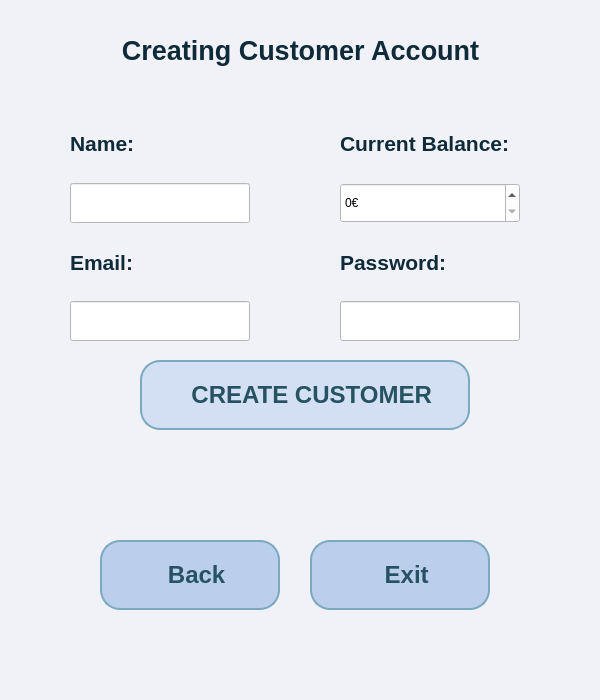
<?xml version="1.0" encoding="UTF-8"?>
<ui version="4.0">
 <class>admin_CScreate_window</class>
 <widget class="QMainWindow" name="admin_CScreate_window">
  <property name="geometry">
   <rect>
    <x>0</x>
    <y>0</y>
    <width>600</width>
    <height>700</height>
   </rect>
  </property>
  <property name="windowTitle">
   <string>Admin Window</string>
  </property>
  <property name="styleSheet">
   <string notr="true">background-color: rgb(241, 242, 248);</string>
  </property>
  <widget class="QWidget" name="centralwidget">
   <widget class="QLabel" name="admincswdw_lbl_heading">
    <property name="geometry">
     <rect>
      <x>20</x>
      <y>20</y>
      <width>561</width>
      <height>61</height>
     </rect>
    </property>
    <property name="font">
     <font>
      <family>Arial</family>
      <pointsize>20</pointsize>
      <weight>75</weight>
      <bold>true</bold>
     </font>
    </property>
    <property name="styleSheet">
     <string notr="true">color: rgb(15, 42, 57);</string>
    </property>
    <property name="text">
     <string>Creating Customer Account</string>
    </property>
    <property name="alignment">
     <set>Qt::AlignCenter</set>
    </property>
   </widget>
   <widget class="QPushButton" name="admincswdw_btn_create">
    <property name="geometry">
     <rect>
      <x>140</x>
      <y>360</y>
      <width>330</width>
      <height>70</height>
     </rect>
    </property>
    <property name="minimumSize">
     <size>
      <width>330</width>
      <height>70</height>
     </size>
    </property>
    <property name="maximumSize">
     <size>
      <width>330</width>
      <height>70</height>
     </size>
    </property>
    <property name="font">
     <font>
      <family>Arial</family>
      <pointsize>18</pointsize>
      <weight>75</weight>
      <bold>true</bold>
     </font>
    </property>
    <property name="styleSheet">
     <string notr="true">QPushButton{
color: rgb(39, 82, 97);
background-color: rgb(211, 224, 243);
border:2px solid rgb(123, 169, 191);
border-radius:20px
}

QPushButton:hover {
     background-color: rgb(225, 229, 241);
     border:2px solid rgb(196, 218, 245);
}</string>
    </property>
    <property name="text">
     <string>  CREATE CUSTOMER</string>
    </property>
    <property name="icon">
     <iconset>
      <normaloff>icons/settings.png</normaloff>icons/settings.png</iconset>
    </property>
    <property name="iconSize">
     <size>
      <width>50</width>
      <height>50</height>
     </size>
    </property>
   </widget>
   <widget class="QPushButton" name="admincswdw_btn_returnmain">
    <property name="geometry">
     <rect>
      <x>100</x>
      <y>540</y>
      <width>180</width>
      <height>70</height>
     </rect>
    </property>
    <property name="sizePolicy">
     <sizepolicy hsizetype="Minimum" vsizetype="Fixed">
      <horstretch>180</horstretch>
      <verstretch>70</verstretch>
     </sizepolicy>
    </property>
    <property name="minimumSize">
     <size>
      <width>180</width>
      <height>70</height>
     </size>
    </property>
    <property name="maximumSize">
     <size>
      <width>180</width>
      <height>70</height>
     </size>
    </property>
    <property name="font">
     <font>
      <family>Arial</family>
      <pointsize>18</pointsize>
      <weight>75</weight>
      <bold>true</bold>
     </font>
    </property>
    <property name="styleSheet">
     <string notr="true">QPushButton{
color: rgb(39, 82, 97);
background-color: rgb(187, 207, 237);
border:2px solid rgb(123, 169, 191);
border-radius:20px
}

QPushButton:hover {
     background-color: rgb(225, 229, 241);
     border:2px solid rgb(196, 218, 245);
}
   </string>
    </property>
    <property name="text">
     <string>  Back</string>
    </property>
    <property name="icon">
     <iconset>
      <normaloff>icons/back-arrow.png</normaloff>icons/back-arrow.png</iconset>
    </property>
    <property name="iconSize">
     <size>
      <width>40</width>
      <height>40</height>
     </size>
    </property>
   </widget>
   <widget class="QPushButton" name="admincswdw_btn_exit">
    <property name="geometry">
     <rect>
      <x>310</x>
      <y>540</y>
      <width>180</width>
      <height>70</height>
     </rect>
    </property>
    <property name="minimumSize">
     <size>
      <width>180</width>
      <height>70</height>
     </size>
    </property>
    <property name="maximumSize">
     <size>
      <width>180</width>
      <height>70</height>
     </size>
    </property>
    <property name="font">
     <font>
      <family>Arial</family>
      <pointsize>18</pointsize>
      <weight>75</weight>
      <bold>true</bold>
     </font>
    </property>
    <property name="styleSheet">
     <string notr="true">QPushButton{
color: rgb(39, 82, 97);
background-color: rgb(187, 207, 237);
border:2px solid rgb(123, 169, 191);
border-radius:20px
}

QPushButton:hover {
     background-color: rgb(225, 229, 241);
     border:2px solid rgb(196, 218, 245);
}</string>
    </property>
    <property name="text">
     <string>  Exit</string>
    </property>
    <property name="icon">
     <iconset>
      <normaloff>icons/log-out.png</normaloff>icons/log-out.png</iconset>
    </property>
    <property name="iconSize">
     <size>
      <width>40</width>
      <height>40</height>
     </size>
    </property>
   </widget>
   <widget class="QLabel" name="admincswdw_lbl_result">
    <property name="geometry">
     <rect>
      <x>50</x>
      <y>440</y>
      <width>501</width>
      <height>81</height>
     </rect>
    </property>
    <property name="font">
     <font>
      <family>.AppleSystemUIFont</family>
      <pointsize>18</pointsize>
      <weight>50</weight>
      <italic>false</italic>
      <bold>false</bold>
     </font>
    </property>
    <property name="styleSheet">
     <string notr="true">
font: 18pt &quot;.AppleSystemUIFont&quot;;</string>
    </property>
    <property name="text">
     <string/>
    </property>
    <property name="alignment">
     <set>Qt::AlignCenter</set>
    </property>
   </widget>
   <widget class="QWidget" name="layoutWidget">
    <property name="geometry">
     <rect>
      <x>70</x>
      <y>110</y>
      <width>211</width>
      <height>231</height>
     </rect>
    </property>
    <layout class="QVBoxLayout" name="verticalLayout">
     <item>
      <widget class="QLabel" name="admincswdw_lbl_name">
       <property name="font">
        <font>
         <family>Arial</family>
         <pointsize>16</pointsize>
         <weight>75</weight>
         <bold>true</bold>
        </font>
       </property>
       <property name="styleSheet">
        <string notr="true">color: rgb(15, 42, 57);</string>
       </property>
       <property name="text">
        <string>Name:</string>
       </property>
      </widget>
     </item>
     <item>
      <widget class="QLineEdit" name="admincswdw_linedit_name">
       <property name="minimumSize">
        <size>
         <width>180</width>
         <height>40</height>
        </size>
       </property>
       <property name="maximumSize">
        <size>
         <width>180</width>
         <height>40</height>
        </size>
       </property>
       <property name="font">
        <font>
         <family>Arial</family>
        </font>
       </property>
       <property name="styleSheet">
        <string notr="true">background-color: rgb(255, 255, 255);</string>
       </property>
       <property name="echoMode">
        <enum>QLineEdit::Normal</enum>
       </property>
      </widget>
     </item>
     <item>
      <widget class="QLabel" name="admincswdw_lbl_email">
       <property name="font">
        <font>
         <family>Arial</family>
         <pointsize>16</pointsize>
         <weight>75</weight>
         <bold>true</bold>
        </font>
       </property>
       <property name="styleSheet">
        <string notr="true">color: rgb(15, 42, 57);</string>
       </property>
       <property name="text">
        <string>Email:</string>
       </property>
      </widget>
     </item>
     <item>
      <widget class="QLineEdit" name="admincswdw_linedit_email">
       <property name="minimumSize">
        <size>
         <width>180</width>
         <height>40</height>
        </size>
       </property>
       <property name="maximumSize">
        <size>
         <width>180</width>
         <height>40</height>
        </size>
       </property>
       <property name="font">
        <font>
         <family>Arial</family>
        </font>
       </property>
       <property name="styleSheet">
        <string notr="true">background-color: rgb(255, 255, 255);</string>
       </property>
      </widget>
     </item>
    </layout>
   </widget>
   <widget class="QWidget" name="layoutWidget">
    <property name="geometry">
     <rect>
      <x>340</x>
      <y>110</y>
      <width>255</width>
      <height>231</height>
     </rect>
    </property>
    <layout class="QVBoxLayout" name="verticalLayout_2">
     <item>
      <widget class="QLabel" name="admincswdw_lbl_balance">
       <property name="font">
        <font>
         <family>Arial</family>
         <pointsize>16</pointsize>
         <weight>75</weight>
         <bold>true</bold>
        </font>
       </property>
       <property name="styleSheet">
        <string notr="true">color: rgb(15, 42, 57);</string>
       </property>
       <property name="text">
        <string>Current Balance:</string>
       </property>
      </widget>
     </item>
     <item>
      <widget class="QSpinBox" name="admincswdw_spinBox_balance">
       <property name="minimumSize">
        <size>
         <width>180</width>
         <height>40</height>
        </size>
       </property>
       <property name="maximumSize">
        <size>
         <width>180</width>
         <height>40</height>
        </size>
       </property>
       <property name="font">
        <font>
         <family>Arial</family>
        </font>
       </property>
       <property name="styleSheet">
        <string notr="true">background-color: rgb(255, 255, 255);</string>
       </property>
       <property name="suffix">
        <string>€</string>
       </property>
       <property name="prefix">
        <string/>
       </property>
       <property name="maximum">
        <number>10000</number>
       </property>
       <property name="singleStep">
        <number>100</number>
       </property>
      </widget>
     </item>
     <item>
      <widget class="QLabel" name="admincswdw_lbl_password">
       <property name="font">
        <font>
         <family>Arial</family>
         <pointsize>16</pointsize>
         <weight>75</weight>
         <bold>true</bold>
        </font>
       </property>
       <property name="styleSheet">
        <string notr="true">color: rgb(15, 42, 57);</string>
       </property>
       <property name="text">
        <string>Password:</string>
       </property>
      </widget>
     </item>
     <item>
      <widget class="QLineEdit" name="admincswdw_linedit_CSpassword_2">
       <property name="minimumSize">
        <size>
         <width>180</width>
         <height>40</height>
        </size>
       </property>
       <property name="maximumSize">
        <size>
         <width>180</width>
         <height>40</height>
        </size>
       </property>
       <property name="font">
        <font>
         <family>Arial</family>
        </font>
       </property>
       <property name="styleSheet">
        <string notr="true">background-color: rgb(255, 255, 255);</string>
       </property>
       <property name="echoMode">
        <enum>QLineEdit::Password</enum>
       </property>
      </widget>
     </item>
    </layout>
   </widget>
  </widget>
  <widget class="QMenuBar" name="menubar">
   <property name="geometry">
    <rect>
     <x>0</x>
     <y>0</y>
     <width>600</width>
     <height>21</height>
    </rect>
   </property>
  </widget>
  <widget class="QStatusBar" name="statusbar"/>
 </widget>
 <resources/>
 <connections>
  <connection>
   <sender>admincswdw_btn_exit</sender>
   <signal>clicked()</signal>
   <receiver>admin_CScreate_window</receiver>
   <slot>close()</slot>
   <hints>
    <hint type="sourcelabel">
     <x>362</x>
     <y>535</y>
    </hint>
    <hint type="destinationlabel">
     <x>421</x>
     <y>556</y>
    </hint>
   </hints>
  </connection>
 </connections>
</ui>
